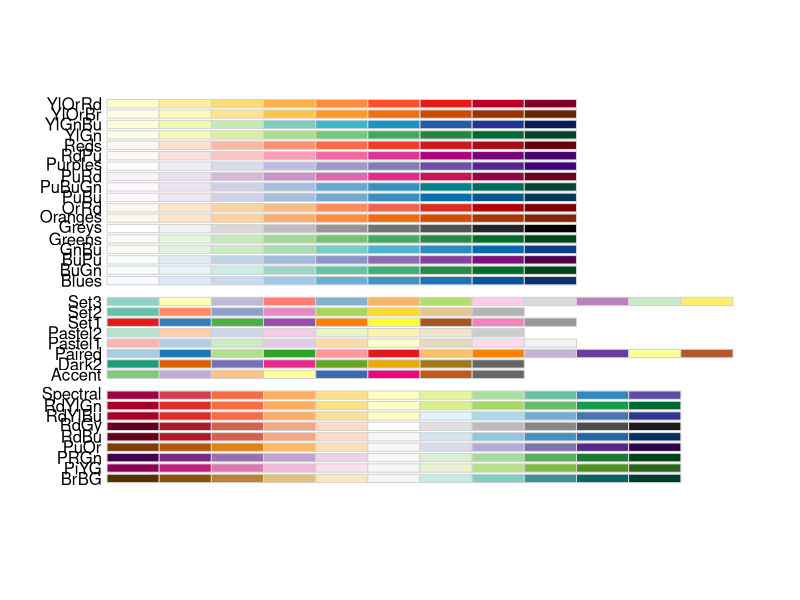
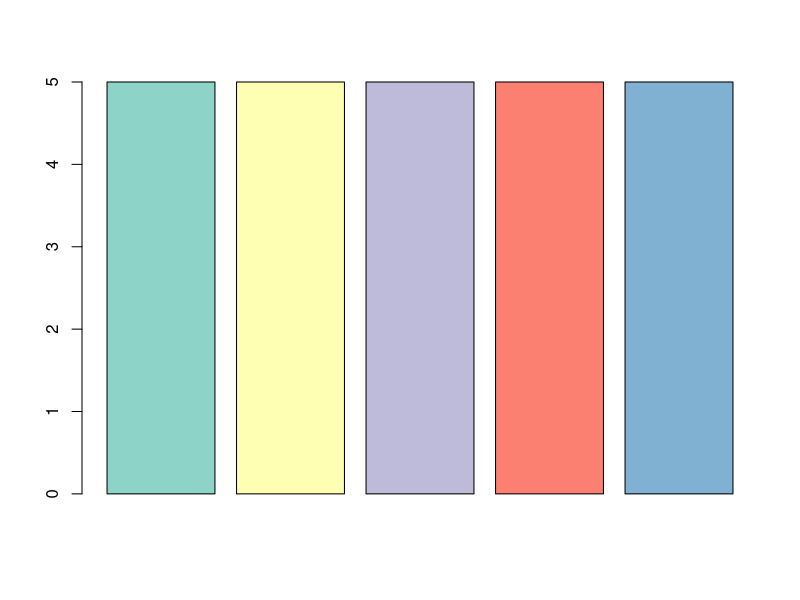
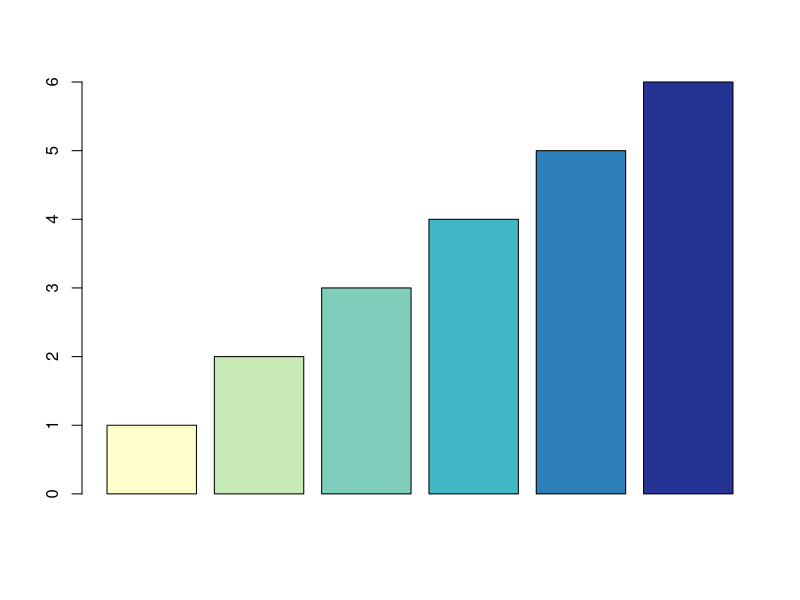
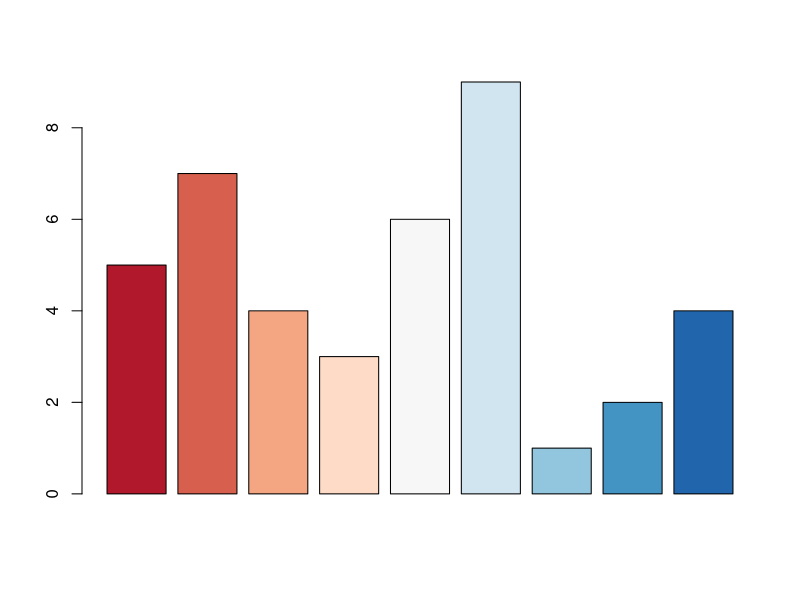

The R script that drew these images, in order:
# Challenge was to create to create 3 lists to vizualize
require("RColorBrewer")

# x is a list of identical numbers, y is a list of sequential numbers, and z is a list of random numbers
x <- c(5,5,5,5,5)
?seq
y <- seq(from = 1, to = 6, by = 1)
?Random
z <- c(5,7,4,3,6,9,1,2,4)

# Next, I had to use RColorBrewer package to appropriate color bar charts
# x has to be colored as if they were categories
?barplot
?RColorBrewer
display.brewer.all()
barplot(x, col = brewer.pal(5, "Set3"))

# y had to be colored with a sequential scheme
barplot(y, col = brewer.pal(6, "YlGnBu"))

# z had to be colored to show divergent values (dark to dark)
barplot(z, col = brewer.pal(9, "RdBu"))
